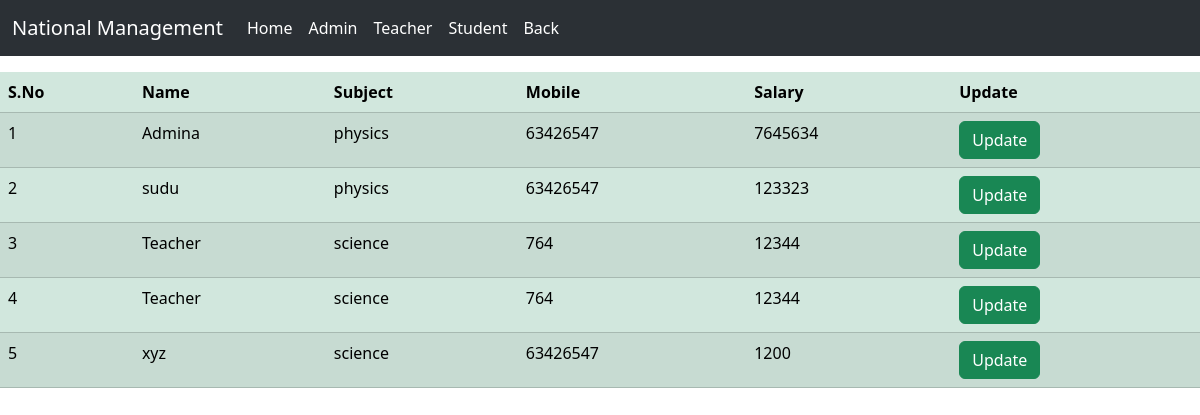
/staffsalary, run on the app's committed database.
### myapp/models.py (models this page shows)
class Staff(models.Model):
    name=models.CharField(max_length=50)
    email=models.EmailField(null=True,blank=True)
    mobile=models.IntegerField(null=True,blank=True,default=0)
    salary=models.IntegerField(null=True,blank=True,default=0)
    subject=models.CharField(max_length=50)

### myapp/views.py (the view)
# urls.py: path('staffsalary',views.staffsalary,name='staffsalary'),
def staffsalary(request):
    queryset=Staff.objects.all()
    context={'info':queryset}
    return render(request,'staffsalary.html',context)

### myapp/templates/staffsalary.html (shortened to what this page needs)
<!doctype html>
<html lang="en">
  <head>
    <link href="https://cdn.jsdelivr.net/npm/bootstrap@5.3.2/dist/css/bootstrap.min.css" rel="stylesheet">
  </head>
    <body>
    <nav class="navbar navbar-expand-lg bg-body-tertiary" data-bs-theme="dark">
        <div class="container-fluid">
          <div class="collapse navbar-collapse" id="navbarTogglerDemo01">
            <a class="navbar-brand" href="#">National Management</a>
            <ul class="navbar-nav me-auto mb-2 mb-lg-0">
              <li class="nav-item">
                <a class="nav-link active" aria-current="page" href="/home">Home</a>
              </li>
              <li class="nav-item">
                <a class="nav-link active" href="/administer">Admin</a>
              </li>
              <li class="nav-item">
                <a class="nav-link active" href="/teacher">Teacher</a>
              </li>
              <li class="nav-item">
                <a class="nav-link active" href="/student">Student</a>
              </li>
              <li class="nav-item">
                <a class="nav-link active" href="/adminframe">Back</a>
              </li>
          </div>
        </div>
      </nav>
      <table class="table table-striped table-success table-hover mt-3">
        <thead>
          <tr>
            <th>S.No</th>
            <th>Name</th>
            <th>Subject</th>
            <th>Mobile</th>
            <th>Salary</th>
            <th>Update</th>
          </tr>
        </thead>
        <tbody>
          {% for x in info %}
          <tr>
            <td>{{forloop.counter}}</td>
            <td>{{x.name}}</td>
            <td>{{x.subject}}</td>
            <td>{{x.mobile}}</td>
            <td>{{x.salary}}</td>
            <td>
              <a href="/updatestaffee/{{x.id}}" class="btn btn-success">Update</a>
            </td>
          </tr>
          {%endfor%}
     </table>
    </body>
    </html>

### data on the page
Staff: name "Admina", subject "physics", mobile "63426547", salary "7645634"
Staff: name "sudu", subject "physics", mobile "63426547", salary "123323"
Staff: name "Teacher", subject "science", mobile "764", salary "12344"
Staff: name "Teacher", subject "science", mobile "764", salary "12344"
Staff: name "xyz", subject "science", mobile "63426547", salary "1200"
